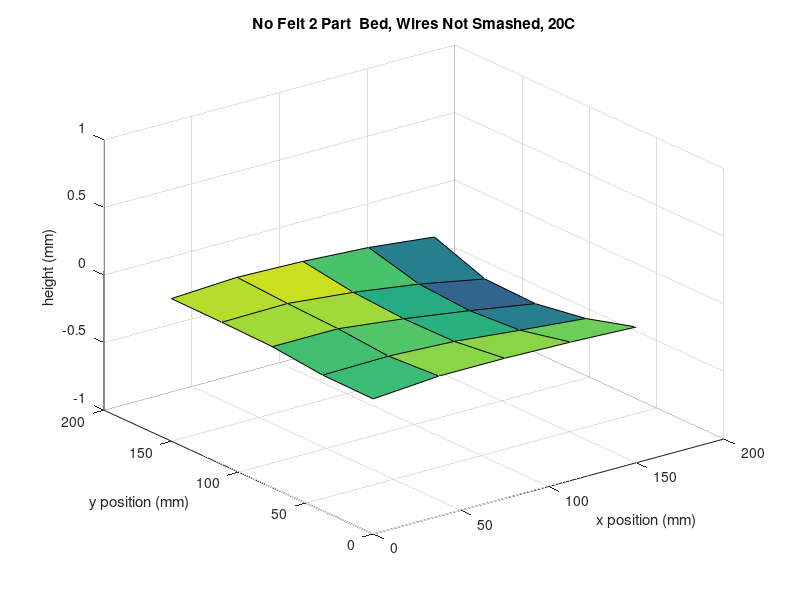

Recreate this plot in MATLAB.
X = [0, 37.5, 75, 112.5, 150, 0, 37.5, 75, 112.5, 150, 0, 37.5, 75, 112.5, 150,0, 37.5, 75, 112.5, 150,0, 37.5, 75, 112.5, 150,];
Y = [0, 0, 0, 0, 0, 37.5, 37.5, 37.5, 37.5, 37.5, 75, 75, 75, 75, 75, 112.5, 112.5, 112.5, 112.5, 112.5, 150, 150, 150, 150, 150];
Z = [0, 0.037, 0.037, 0.025, 0.005, 0.004, 0.013, -0.010, -0.059, -0.104, 0.043, 0.044, -0.014, -0.086, -0.166, 0.052, 0.059, 0.010, -0.061, -0.155, 0.055, 0.081, 0.067, 0.038, -0.016];
xr = reshape(X, 5, 5);
yr = reshape(Y, 5, 5);
zr = reshape(Z, 5, 5);
surf(xr, yr, zr)
zlim([-1 1])
xlabel('x position (mm)')
ylabel('y position (mm)')
zlabel('height (mm)')
title("No Felt 2 Part  Bed, Wires Not Smashed, 20C");
